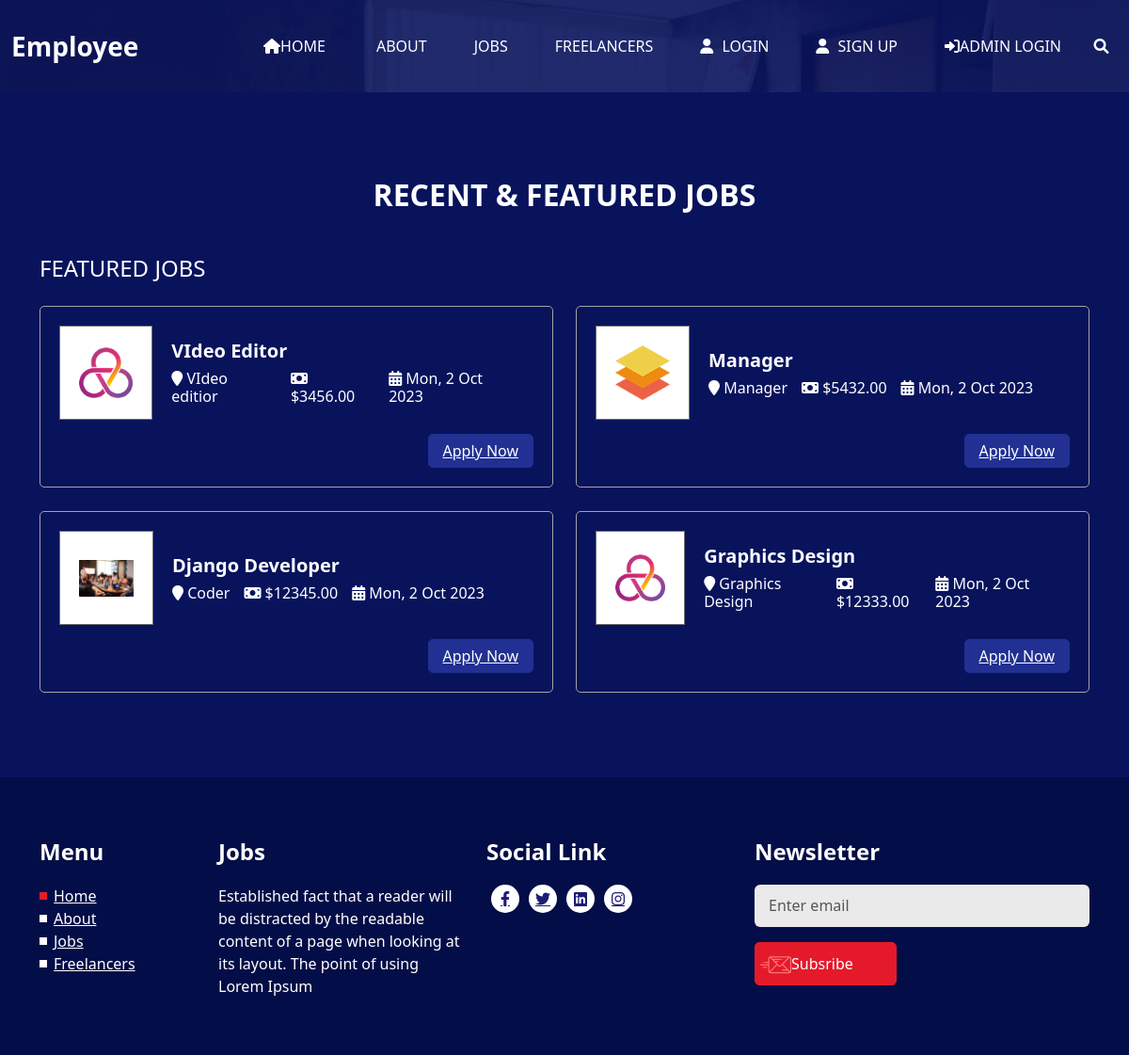
Before: /job_all/ with the older database file.
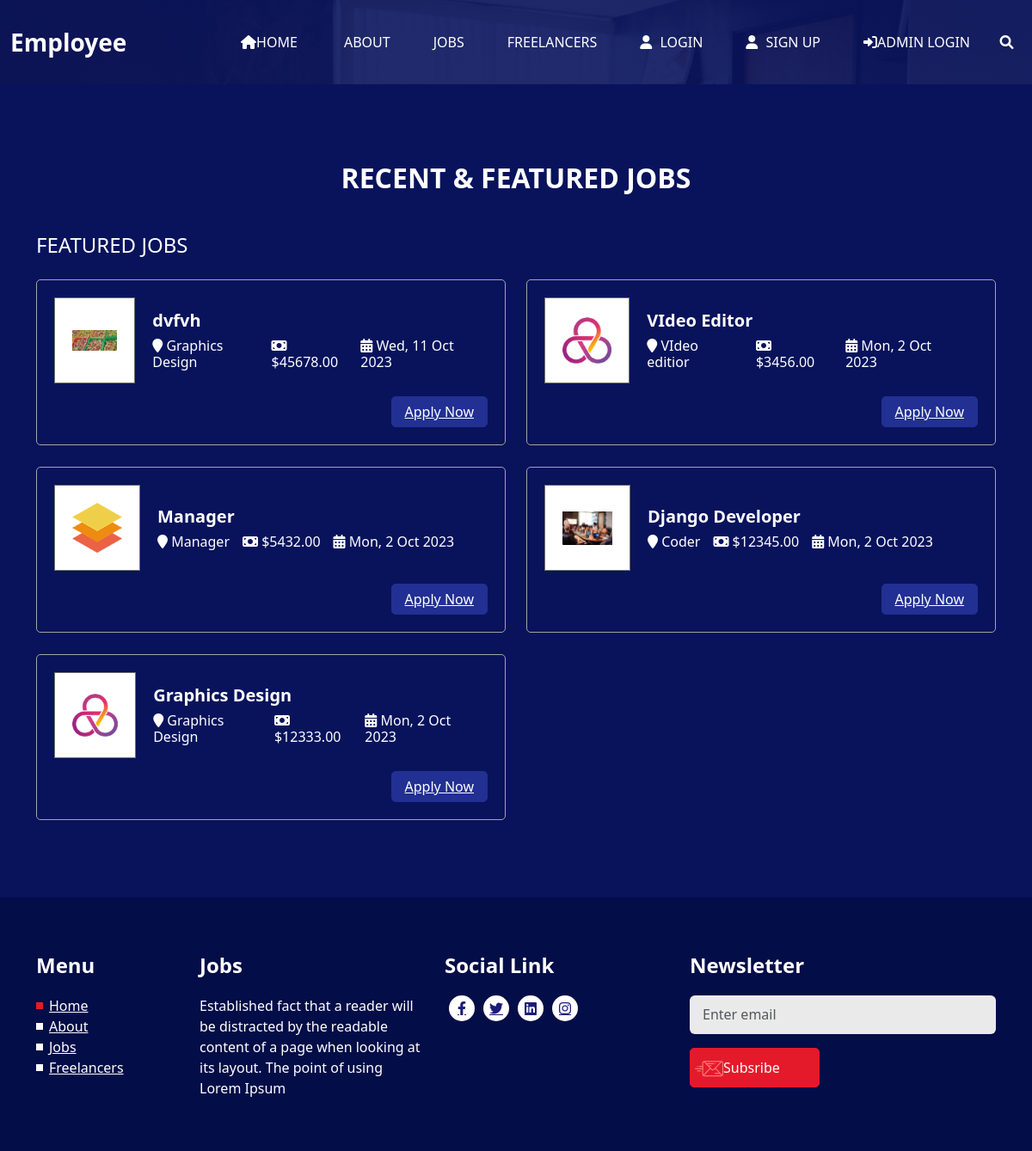
After: the same page with the newer database file.
### web_app/model.py (models this page shows, shortened)
class JobPosting(models.Model):
     STATUS_CHOICES = [
          ("active", "Active"),
          ("in_active", "Inactive"),
     ]
     title = models.CharField(max_length=200)
     company = models.CharField(max_length=100)
     feature_image = models.ImageField(upload_to="Job_post_images/%Y/%m/%d", blank=False)
     status = models.CharField(max_length=20, choices=STATUS_CHOICES, default="active")
     description = models.TextField()
     salary = models.DecimalField(max_digits=10, decimal_places=2)
     posted_at = models.DateTimeField(auto_now_add=True)
     views_count = models.PositiveBigIntegerField(default=0)
     category = models.ForeignKey(JobCategory, on_delete=models.CASCADE)
     location = models.ManyToManyField(JobLocation)

class JobCategory(models.Model):
     name = models.CharField(max_length=100)

### web_app/views.py (the view)
# urls.py: path("job_all/", JobAllView.as_view(), name = "job_all"),
class JobAllView(ListView):
    model = JobPosting
    template_name = "jobs/job_all.html"
    context_object_name = "posts"
    queryset = JobPosting.objects.all()
    def get_context_data(self, **kwargs):
        context = super().get_context_data(**kwargs)
        context["featured_posts"] = JobPosting.objects.filter(
            posted_at__isnull=False, status="active"
        ).order_by("-posted_at")
        return context

### templates/jobs/job_all.html (shortened to what this page needs)
{% extends 'base.html' %}
{% load static %}
{% block content %}
{% include 'header.html' %}
<section class="job_section layout_padding">
  <div class="container">
    <div class="heading_container heading_center">
      <h2>
        RECENT & FEATURED JOBS
      </h2>
    </div>
    <div class="job_container">
      <h4 class="job_heading">
        Featured Jobs
      </h4>
      <div class="row">
        {% for featured_post in featured_posts %}
        <div class="col-lg-6">
          <div class="box">
            <div class="job_content-box">
              <div class="img-box">
                <img src="{{featured_post.feature_image.url}}" alt="{{ featured_post.title}}">
              </div>
              <div class="detail-box">
                <h5>
                  {{featured_post.title}}
                </h5>
                <div class="detail-info">
                  <h6>
                    <i class="fa fa-map-marker" aria-hidden="true"></i>
                    <span>
                      {{featured_post.category.name}}
                    </span>
                  </h6>
                  <h6>
                    <i class="fa fa-money" aria-hidden="true"></i>
                    <span>
                      ${{featured_post.salary}}
                    </span>
                  </h6>
                  <h6>
                    <i class="fa fa-calendar-alt"></i>
                    <span>{{featured_post.posted_at|date:" D, j M Y"}}
                    </span>
                  </h6>
                </div>
              </div>
            </div>
            <div class="option-box">
              <a href="{% url 'apply' %}" class="apply-btn">
                Apply Now
              </a>
            </div>
          </div>
        </div>
        {% endfor %}
      </div>
    </div>
  </div>
</section>
{% include 'home/info_section.html' %}
{% endblock content %}

Changed rows visible on the page:
added JobPosting: feature_image (picture), title "dvfvh", category.name "Graphics Design", salary "45678.00", posted_at "Wed, 11 Oct 2023"
